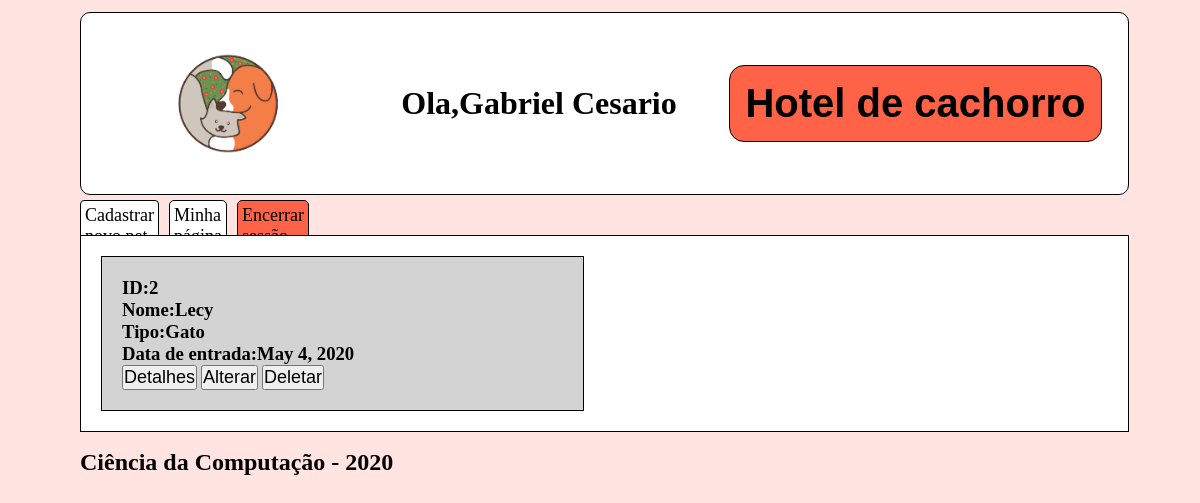
/ (signed in), run on an earlier commit of the app's database.
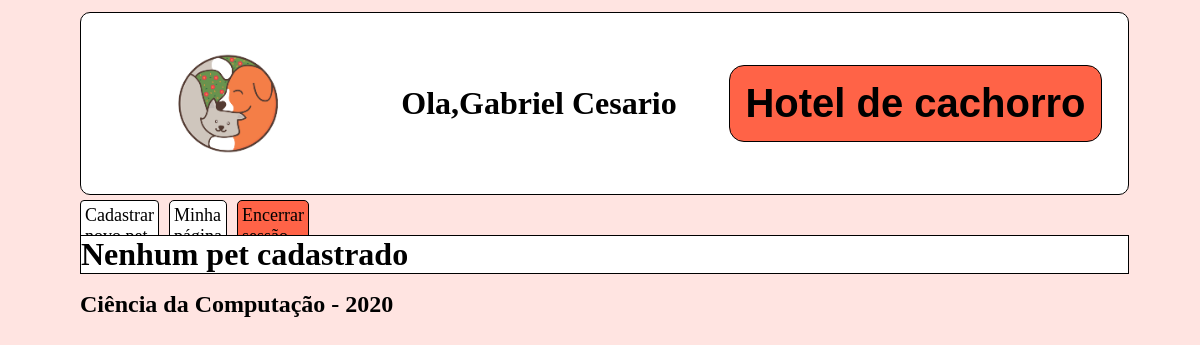
And on a later commit of the database.
### cliente/models.py (models this page shows, shortened)
class Pet(models.Model):
    _nome_pet = models.CharField("Nome do pet",max_length=30,blank=False,null=False)
    _tipo = models.CharField("Tipo",max_length=50,blank=False,null=False,default="Cachorro")
    _porte = models.PositiveIntegerField("porte do mascote",choices=PORTE_MASCOTE,default=PEQUENO)
    _especie = models.CharField("Espécie:",max_length=50,blank=False,null=True)
    _racao = models.CharField("Ração",max_length=30,blank=False, null=False)
    data_entrada = models.DateField(verbose_name="Data de entrada",auto_now_add=True)
    dono = models.ForeignKey(Cliente, verbose_name="Dono",on_delete=models.CASCADE,blank=False)
    _servicos = models.TextField("Serviços",max_length=400,blank=True)
    class Meta:
        verbose_name = 'mascote'
        verbose_name_plural = 'mascotes'
    @property
    def nome_pet(self):
        if self._nome_pet:
            return self._nome_pet
        return str(self.id)
    @property
    def tipo(self):
        return self._tipo
    @property
    def porte(self):
        for code,label in PORTE_MASCOTE:
            if self._porte == code:
                break
        return label
    @porte.setter
    def porte(self,valor):
        if valor == 'Pequeno':
            self._porte = PEQUENO
        elif valor == 'Medio':
            self._porte = MEDIO
        elif valor == 'Grande':
            self._porte = GRANDE
        else:
            raise ValueError('Porte inválido, selecione entre pequeno(P ou p),médio(m ou M) ou grande(g ou G)')
    @property
    def especie(self):
        return self._especie
    @property
    def racao(self):
        return self._racao
    @property
    def servicos(self):
        return self._servicos

### cliente/views.py (the view)
# urls.py: path('', views.index),
@login_required(login_url='/login/')
def index(request):
    cliente = Cliente.objects.get(user = request.user)
    pet = Pet.objects.filter(dono = cliente)
    return render(request, 'index.html',{'cliente':cliente,'pet':pet})

### cliente/models.py (called while the page is built)
    @property
    def nome(self):
        return self._nome

### cliente/templates/index.html (shortened to what this page needs)
{%load static%}
<!DOCTYPE html>
<html lang="en">
<head>
</head>
<body>
    <div class="header">
            <img class="logo" src="{% static 'logo.png' %}" alt="My image">
            <h1 class="user">Ola,{{cliente.nome}}</h1>
            <h1 class="title">Hotel de cachorro</h1>
    </div>
    <div class="nav">
            <ul class="nav-1">
                <li class='cadastro'><a href="/pet/register/">Cadastrar novo pet</a></li>
                <li class='minha-pagina'><a href="/minha-pagina/{{cliente.id}}">Minha página</a></li>
                <li class='logout'><a href="/logout/">Encerrar sessão</a></li>
            </ul>
    </div>
    <div class="conteudo">
        {%if pet%}
            {%for x in pet %}
            <div class="pet">
                <h3>ID:{{x.id}}</h3>
                <h3>Nome:{{x.nome_pet}}</h3>
                <h3>Tipo:{{x.tipo}}</h3>
                <h3>Data de entrada:{{x.data_entrada}}</h3>
                <button class="detalhes"><a href="pet/datalhe/{{x.id}}/">Detalhes</a></button>
                <button class="detalhes"><a href="pet/register/?id={{x.id}}">Alterar</a></button>
                <button class="logout"><a href="pet/delete/{{x.id}}/">Deletar</a></button>
            </div>
            {%endfor%}
        {%else%}
            <h1>Nenhum pet cadastrado</h1>
        {%endif%}
       </div>
    <div class="footer">
        <footer>
            <h2>Ciência da Computação - 2020</h2>
        </footer>
    </div>
</body>
</html>

What changed in the data, as far as the page shows it:
removed Pet: id "2", nome_pet "Lecy", tipo "Gato", data_entrada "May 4, 2020"
Also different on the page:
text now shown: "Nenhum pet cadastrado"
